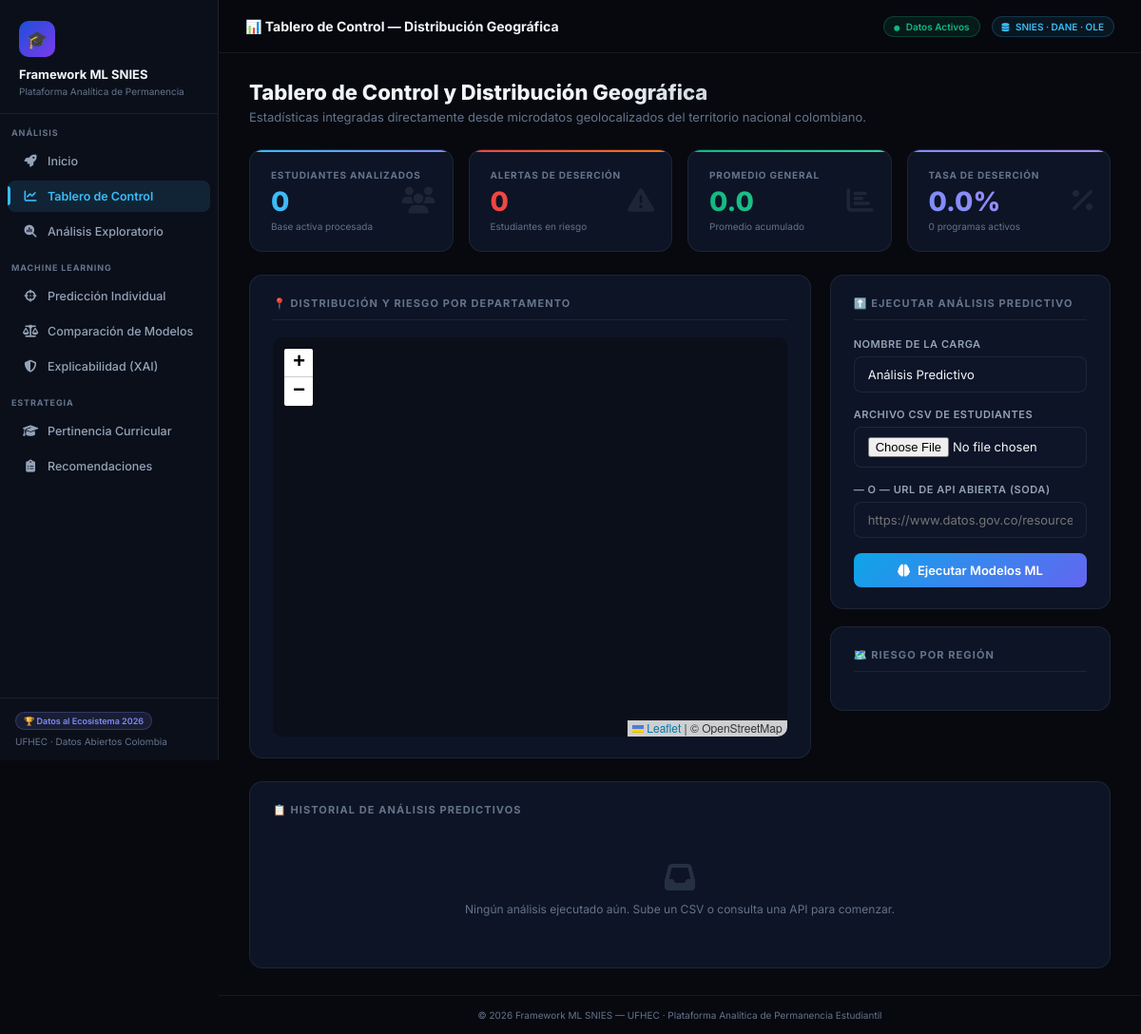
Before: / with the older database file.
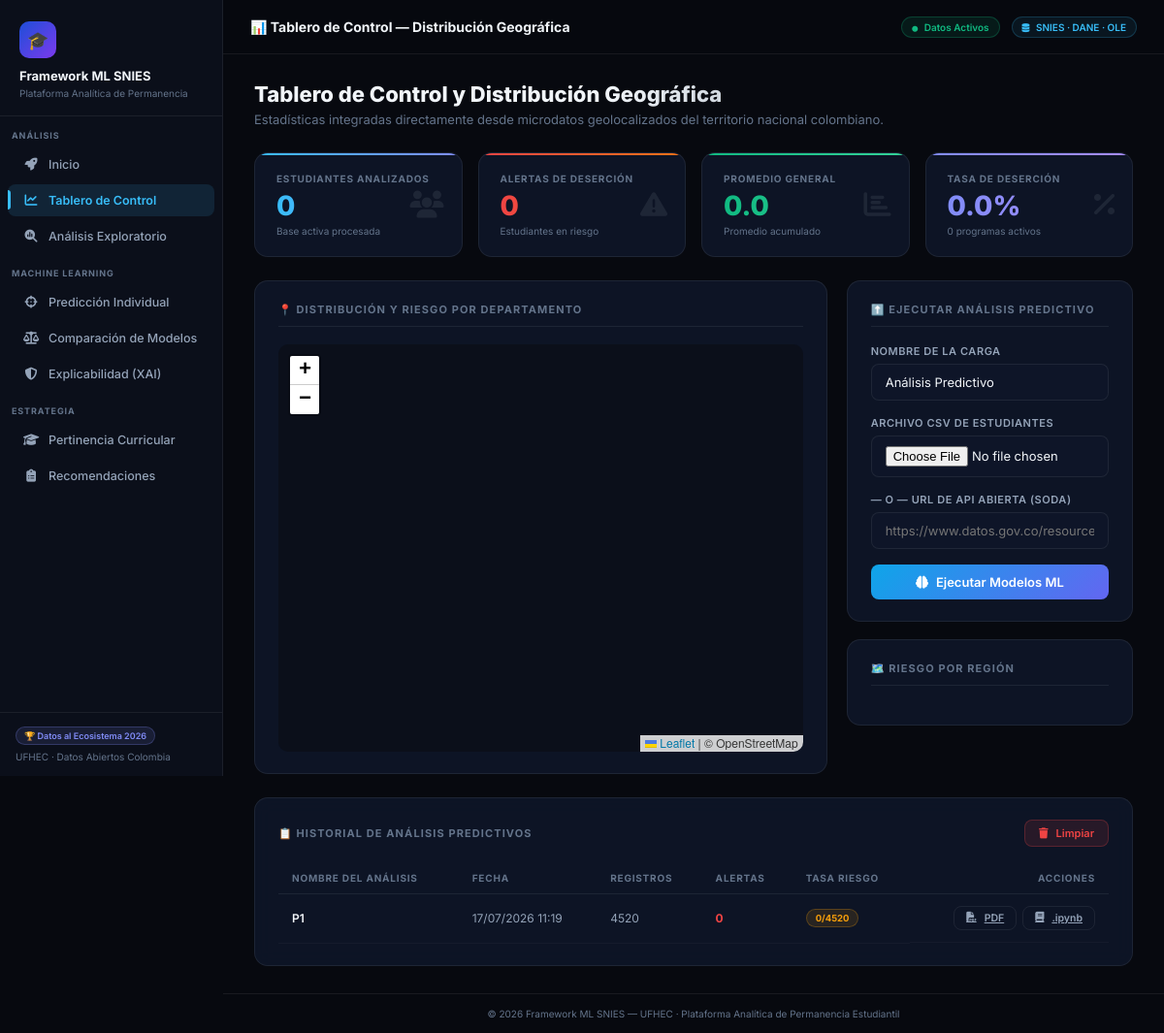
After: the same page with the newer database file.
### core_app/models.py (models this page shows, shortened)
class CSVUpload(models.Model):
    title = models.CharField("Título de la Carga", max_length=150)
    csv_file = models.FileField("Archivo CSV", upload_to='csv_uploads/')
    pdf_report = models.FileField("Reporte Clínico PDF", upload_to='pdf_reports/', null=True, blank=True)
    notebook_file = models.FileField("Cuaderno Jupyter .ipynb", upload_to='notebooks/', null=True, blank=True)
    total_records = models.IntegerField("Registros Totales", default=0)
    predicted_dropouts = models.IntegerField("Desertores Predichos", default=0)
    accuracy_estimate = models.FloatField("Estimación de Exactitud (%)", default=96.36)
    uploaded_at = models.DateTimeField("Fecha de Carga", auto_now_add=True)
    class Meta:
        verbose_name = "Carga de CSV Predictiva"
        verbose_name_plural = "Cargas de CSV Predictivas"
        ordering = ['-uploaded_at']

### core_app/views.py (the view)
# urls.py: path('', views.dashboard_home, name='dashboard_home'),
def dashboard_home(request):
    df = _load_students()
    uploads = CSVUpload.objects.all()
    total_students  = len(df) if df is not None else 0
    total_desertores = int(df["desertor"].sum()) if df is not None else 0
    promedio_gral   = round(float(df["promedio_acumulado"].mean()), 2) if df is not None else 0.0
    n_programas     = int(df["programa_academico"].nunique()) if df is not None else 0
    dropout_rate = round((total_desertores / total_students * 100), 1) if total_students > 0 else 0.0
    students_list = df.head(60).to_dict(orient='records') if df is not None else []
    density_list = _build_dept_density(df)
    context = {
        **_nav_context('dashboard'),
        'total_students':   total_students,
        'total_desertores': total_desertores,
        'promedio_gral':    promedio_gral,
        'n_programas':      n_programas,
        'dropout_rate':     dropout_rate,
        'students_list':    students_list,
        'uploads':          uploads,
        'density_json':     json.dumps(density_list),
    }
    return render(request, 'core_app/dashboard.html', context)

### core_app/views.py (called while the page is built, shortened)
def _load_students():
    path = os.path.join(DATA_DIR, "processed_students.csv")
    if os.path.exists(path):
        try:
            return pd.read_csv(path)
        except Exception as e:
            print("Error cargando processed_students.csv:", e)
    return None

def _build_dept_density(df):
    result = []
    if df is None:
        return result

def _nav_context(active_page):
    return {"active_page": active_page}

### templates/core_app/dashboard.html (shortened to what this page needs)
{% extends "core_app/base.html" %}
{% block page_title %}📊 Tablero de Control — Distribución Geográfica{% endblock %}
{% block content %}
<div class="page-header fade-in">
    <h2>Tablero de Control y Distribución Geográfica</h2>
    <p>Estadísticas integradas directamente desde microdatos geolocalizados del territorio nacional colombiano.</p>
</div>
<div class="kpi-grid fade-in">
    <div class="kpi-card blue">
        <div class="kpi-label">Estudiantes Analizados</div>
        <div class="kpi-value">{{ total_students|default:"0" }}</div>
        <div class="kpi-sub">Base activa procesada</div>
        <i class="fa-solid fa-users kpi-icon"></i>
    </div>
    <div class="kpi-card red">
        <div class="kpi-label">Alertas de Deserción</div>
        <div class="kpi-value" style="background:linear-gradient(90deg,#ef4444,#f97316);-webkit-background-clip:text;-webkit-text-fill-color:transparent;">{{ total_desertores|default:"0" }}</div>
        <div class="kpi-sub">Estudiantes en riesgo</div>
        <i class="fa-solid fa-triangle-exclamation kpi-icon"></i>
    </div>
    <div class="kpi-card green">
        <div class="kpi-label">Promedio General</div>
        <div class="kpi-value" style="background:linear-gradient(90deg,#10b981,#34d399);-webkit-background-clip:text;-webkit-text-fill-color:transparent;">{{ promedio_gral|default:"0.0" }}</div>
        <div class="kpi-sub">Promedio acumulado</div>
        <i class="fa-solid fa-chart-bar kpi-icon"></i>
    </div>
    <div class="kpi-card purple">
        <div class="kpi-label">Tasa de Deserción</div>
        <div class="kpi-value" style="background:linear-gradient(90deg,#818cf8,#a78bfa);-webkit-background-clip:text;-webkit-text-fill-color:transparent;">{{ dropout_rate|default:"0.0" }}%</div>
        <div class="kpi-sub">{{ n_programas }} programas activos</div>
        <i class="fa-solid fa-percent kpi-icon"></i>
    </div>
</div>
<div class="grid-21 fade-in-2" style="margin-bottom:24px;">
    <div class="card">
        <div class="section-title">📍 Distribución y Riesgo por Departamento</div>
        <div id="colombia-map" style="height:420px;border-radius:10px;overflow:hidden;background:#0b0f1a;"></div>
    </div>
    <div style="display:flex;flex-direction:column;gap:18px;">
        <div class="card">
            <div class="section-title">⬆️ Ejecutar Análisis Predictivo</div>
            <form method="post" action="{% url 'upload_csv' %}" enctype="multipart/form-data" id="upload-form">
                <div class="form-group">
                    <label class="form-label">Nombre de la Carga</label>
                    <input type="text" name="title" class="form-control" placeholder="Ej: Cohorte 2025-2" value="Análisis Predictivo">
                </div>
                <div class="form-group">
                    <label class="form-label">Archivo CSV de Estudiantes</label>
                    <input type="file" name="csv_file" accept=".csv" class="form-control" id="csv-input">
                </div>
                <div class="form-group">
                    <label class="form-label">— O — URL de API Abierta (SODA)</label>
                    <input type="text" name="api_url" class="form-control" placeholder="https://www.datos.gov.co/resource/upr9-nkiz.json" id="api-url-input">
                </div>
                <button type="submit" class="btn btn-primary" style="width:100%;" onclick="document.getElementById('upload-spinner').style.display='inline-block'">
                    <i class="fa-solid fa-brain"></i> Ejecutar Modelos ML
                </button>
            </form>
        </div>
        <div class="card">
            <div class="section-title">🗺️ Riesgo por Región</div>
        </div>
    </div>
</div>
<div class="card fade-in-3">
    <div style="display:flex;align-items:center;justify-content:space-between;margin-bottom:16px;">
        <div class="section-title" style="margin:0;border:0;padding:0;">📋 Historial de Análisis Predictivos</div>
        {% if uploads %}
        <form method="post" action="{% url 'clear_history' %}">
            <button type="submit" class="btn btn-danger" style="font-size:11px;padding:6px 14px;" onclick="return confirm('¿Eliminar todo el historial?')">
                <i class="fa-solid fa-trash"></i> Limpiar
            </button>
        </form>
        {% endif %}
    </div>
    {% if uploads %}
    <div style="overflow-x:auto;">
        <table class="data-table">
            <thead>
                <tr>
                    <th>Nombre del Análisis</th>
                    <th>Fecha</th>
                    <th>Registros</th>
                    <th>Alertas</th>
                    <th>Tasa Riesgo</th>
                    <th style="text-align:right;">Acciones</th>
                </tr>
            </thead>
            <tbody>
                {% for u in uploads %}
                <tr>
                    <td class="bold">{{ u.title }}</td>
                    <td>{{ u.uploaded_at|date:"d/m/Y H:i" }}</td>
                    <td>{{ u.total_records|default:"0" }}</td>
                    <td style="color:#ef4444;font-weight:700;">{{ u.predicted_dropouts|default:"0" }}</td>
                    <td>
                        {% if u.total_records > 0 %}
                        <span class="badge badge-warning">{{ u.predicted_dropouts|floatformat:0 }}/{{ u.total_records }}</span>
                        {% else %}<span class="badge badge-info">—</span>{% endif %}
                    </td>
                    <td style="text-align:right;display:flex;gap:6px;justify-content:flex-end;">
                        {% if u.pdf_report %}
                        <a href="{{ u.pdf_report.url }}" target="_blank" class="btn btn-outline" style="font-size:10.5px;padding:5px 12px;">
                            <i class="fa-solid fa-file-pdf"></i> PDF
                        </a>
                        {% endif %}
                        {% if u.notebook_file %}
                        <a href="{{ u.notebook_file.url }}" download class="btn btn-outline" style="font-size:10.5px;padding:5px 12px;">
                            <i class="fa-solid fa-book"></i> .ipynb
                        </a>
                        {% endif %}
                    </td>
                </tr>
                {% endfor %}
            </tbody>
        </table>
    </div>
    {% else %}
    <div style="text-align:center;padding:32px;color:var(--text-muted);">
        <i class="fa-solid fa-inbox" style="font-size:32px;margin-bottom:10px;opacity:.3;"></i>
        <p style="font-size:12px;">Ningún análisis ejecutado aún. Sube un CSV o consulta una API para comenzar.</p>
    </div>
    {% endif %}
</div>
{% endblock %}

### templates/core_app/base.html (shortened to what this page needs)
<!DOCTYPE html>
<html lang="es" class="dark">
<head>
    <link rel="stylesheet" href="https://cdnjs.cloudflare.com/ajax/libs/font-awesome/6.5.0/css/all.min.css">
    <link rel="stylesheet" href="https://unpkg.com/leaflet@1.9.4/dist/leaflet.css">
</head>
<body>
    <nav id="sidebar">
        <div class="sidebar-logo">
            <div class="logo-icon">🎓</div>
            <h1>Framework ML SNIES</h1>
            <p>Plataforma Analítica de Permanencia</p>
        </div>
        <div class="sidebar-section">Análisis</div>
        <a href="{% url 'inicio' %}" class="nav-item {% if active_page == 'inicio' %}active{% endif %}">
            <i class="fa-solid fa-rocket"></i> Inicio
        </a>
        <a href="{% url 'dashboard_home' %}" class="nav-item {% if active_page == 'dashboard' %}active{% endif %}">
            <i class="fa-solid fa-chart-line"></i> Tablero de Control
        </a>
        <a href="{% url 'eda' %}" class="nav-item {% if active_page == 'eda' %}active{% endif %}">
            <i class="fa-solid fa-magnifying-glass-chart"></i> Análisis Exploratorio
        </a>
        <div class="sidebar-section">Machine Learning</div>
        <a href="{% url 'prediccion' %}" class="nav-item {% if active_page == 'prediccion' %}active{% endif %}">
            <i class="fa-solid fa-crosshairs"></i> Predicción Individual
        </a>
        <a href="{% url 'modelos' %}" class="nav-item {% if active_page == 'modelos' %}active{% endif %}">
            <i class="fa-solid fa-scale-balanced"></i> Comparación de Modelos
        </a>
        <a href="{% url 'xai' %}" class="nav-item {% if active_page == 'xai' %}active{% endif %}">
            <i class="fa-solid fa-shield-halved"></i> Explicabilidad (XAI)
        </a>
        <div class="sidebar-section">Estrategia</div>
        <a href="{% url 'curricular' %}" class="nav-item {% if active_page == 'curricular' %}active{% endif %}">
            <i class="fa-solid fa-graduation-cap"></i> Pertinencia Curricular
        </a>
        <a href="{% url 'prescriptivo' %}" class="nav-item {% if active_page == 'prescriptivo' %}active{% endif %}">
            <i class="fa-solid fa-clipboard-list"></i> Recomendaciones
        </a>
        <div class="sidebar-footer">
            <div class="badge-contest">🏆 Datos al Ecosistema 2026</div>
            <p>UFHEC · Datos Abiertos Colombia</p>
        </div>
    </nav>
    <div id="main-content">
        <header id="topbar">
            <div class="page-title">{% block page_title %}Dashboard{% endblock %}</div>
            <div class="topbar-right">
                <span class="topbar-badge badge-live">
                    <i class="fa-solid fa-circle" style="font-size:6px; margin-right:4px;"></i> Datos Activos
                </span>
                <span class="topbar-badge badge-data">
                    <i class="fa-solid fa-database" style="font-size:9px; margin-right:4px;"></i> SNIES · DANE · OLE
                </span>
            </div>
        </header>
        <div class="page-body">
            {% block content %}{% endblock %}
        </div>
        <footer style="border-top:1px solid var(--border); padding:14px 32px; font-size:10px; color:var(--text-muted); text-align:center;">
            © 2026 Framework ML SNIES — UFHEC · Plataforma Analítica de Permanencia Estudiantil
        </footer>
    </div>
</body>
</html>

Changed rows visible on the page:
added CSVUpload: title "P1", uploaded_at "17/07/2026 11:19", total_records "4520", predicted_dropouts "0"
Other visible differences:
text no longer shown: "Ningún análisis ejecutado aún. Sube un CSV o consulta una API para comenzar."
text now shown: "Limpiar NOMBRE DEL ANÁLISIS FECHA REGISTROS ALERTAS TASA RIESGO ACCIONES"
